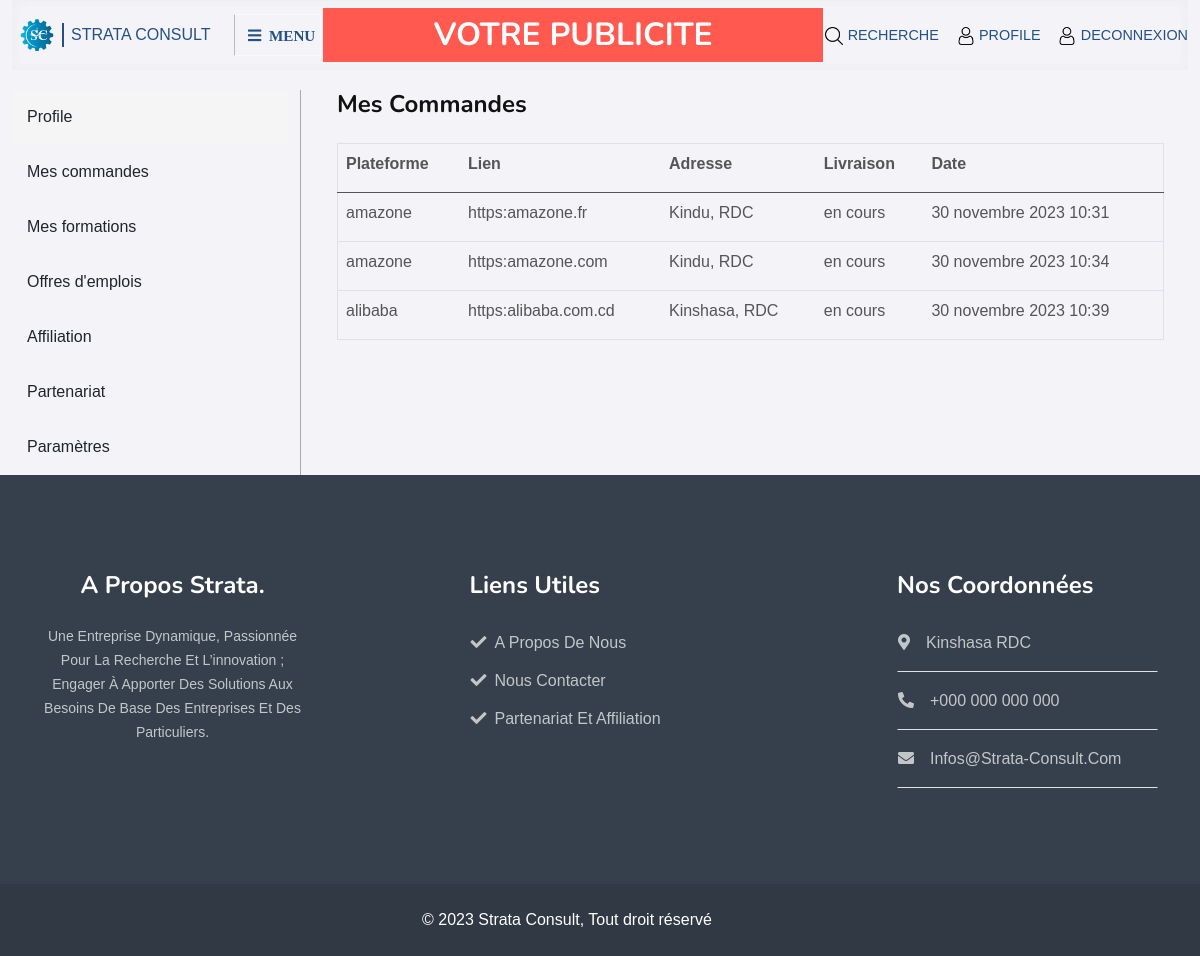
Page /accounts/commandes/ (signed in) on the committed database.
### back/models.py (models this page shows, shortened)
class Achat(models.Model):
    user = models.ForeignKey(User, on_delete=models.CASCADE)
    plateforme = models.CharField(choices=PATEFORME, max_length=15)
    lien = models.CharField(max_length=300)
    adresse = models.CharField(max_length=200)
    livraison = models.CharField(choices=LIVRAISON, default='en cours', max_length=15)
    date = models.DateTimeField(auto_now_add=True)
    update = models.DateTimeField(auto_now=True)

### accounts/views.py (the view)
# urls.py: path('commandes/', MesCommandes, name='commandes'),
@login_required
def MesCommandes(request):
    current_user = request.user
    commandes = Achat.objects.filter(user=current_user, livraison='en cours')
    template_name = 'accounts/commandes.html'
    context = {
        'commandes': commandes,
    }
    return render(request, template_name, context)

### templates/accounts/commandes.html (shortened to what this page needs)
{% extends 'accounts/base_profile.html' %}
{% load static %}
{% block profile %}
<div class="container pb-5">
    <div class="overflow-hidden">
        <h4 class="mb-4">Mes Commandes</h4>
    </div>
    {% if commandes %}
    <div class="table-responsive">
        <table class="table border">
            <thead>
                <th class="pb-3">Plateforme</th>
                <th class="pb-3">Lien</th>
                <th class="pb-3">Adresse</th>
                <th class="pb-3">Livraison</th>
                <th class="pb-3">Date</th>
            </thead>
            {% for commande in commandes %}
            <tr>
                <td class="pb-3">{{commande.plateforme}}</td>
                <td class="pb-3">{{commande.lien}}</td>
                <td class="pb-3">{{commande.adresse}}</td>
                <td class="pb-3">{{commande.livraison}}</td>
                <td class="pb-3">{{commande.date}}</td>
            </tr>
            {% endfor %}
        </table>
    </div>
    {% else %}
    <h5 class="text-muted">Vous n'avez aucune commandes en cours</h5>
    {% endif %}
</div>
{% endblock %}

### static/css/css.css (style rules this page uses)
html, body { box-sizing: border-box; overflow-x: hidden; background-color: #f3f3f8; }

### rows in the picture
Achat: plateforme "amazone", lien "https:amazone.fr", adresse "Kindu, RDC", livraison "en cours", date "30 novembre 2023 10:31"
Achat: plateforme "amazone", lien "https:amazone.com", adresse "Kindu, RDC", livraison "en cours", date "30 novembre 2023 10:34"
Achat: plateforme "alibaba", lien "https:alibaba.com.cd", adresse "Kinshasa, RDC", livraison "en cours", date "30 novembre 2023 10:39"
